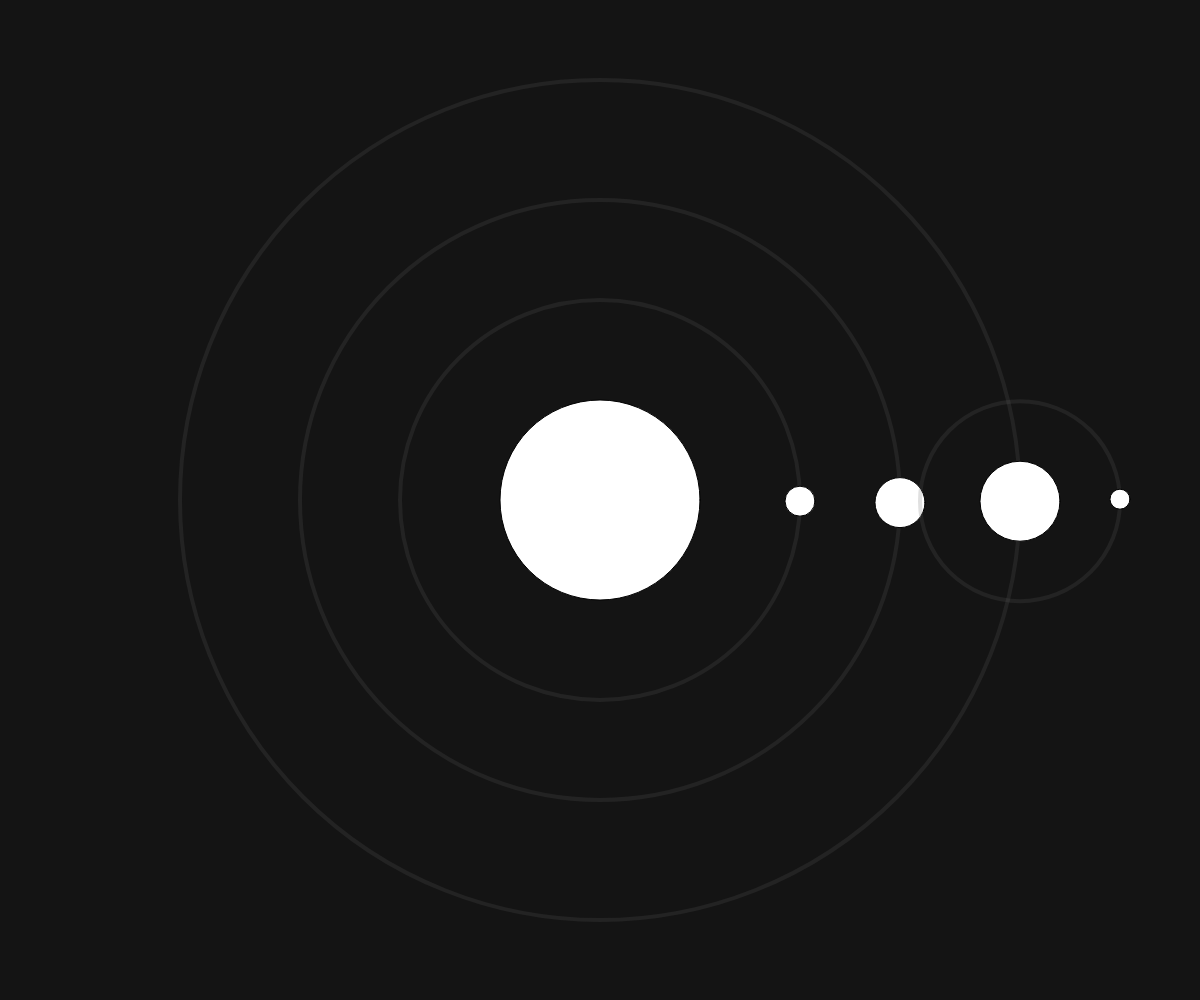
Frame 1 (no input)
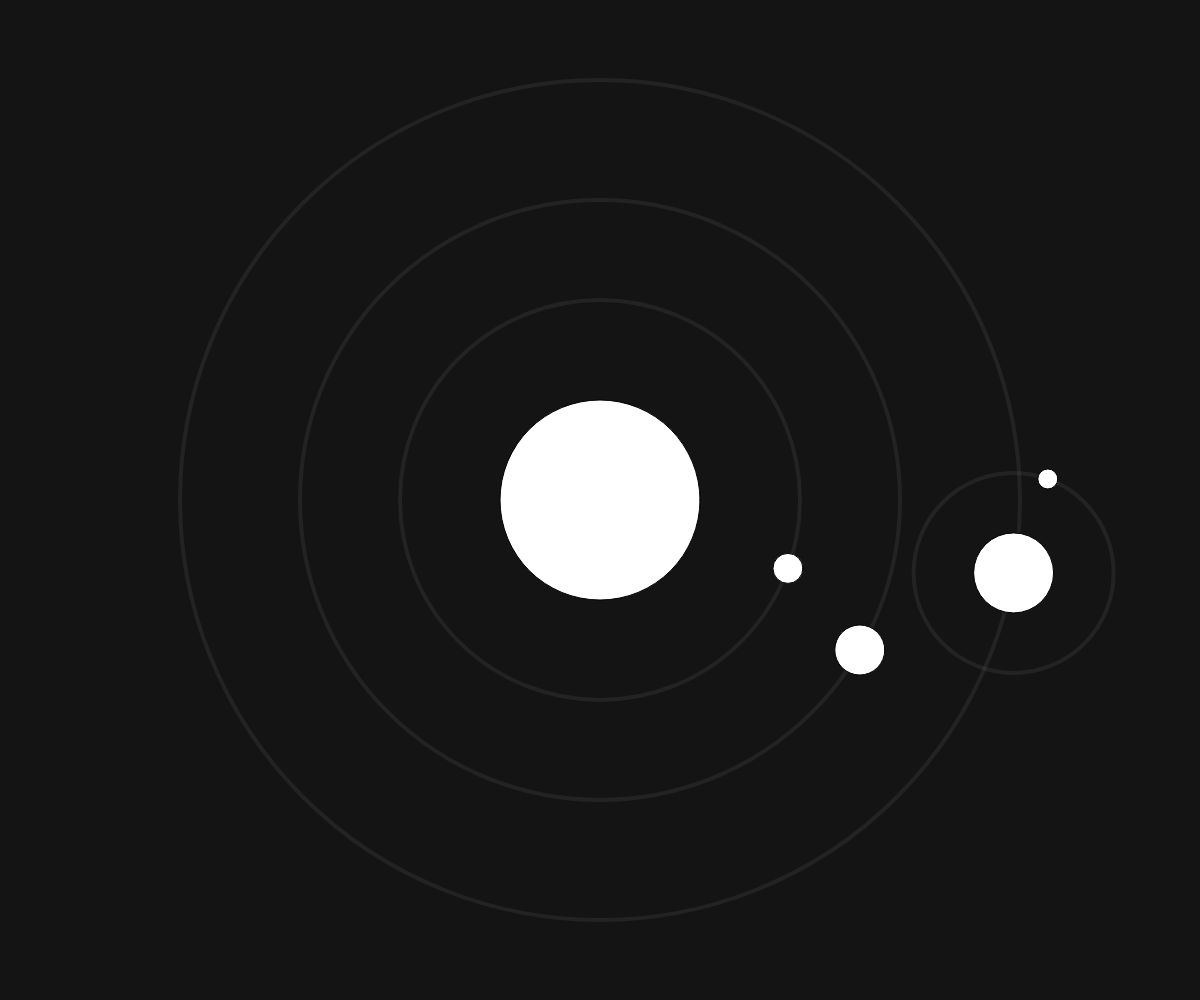
Frame 60 (no input)
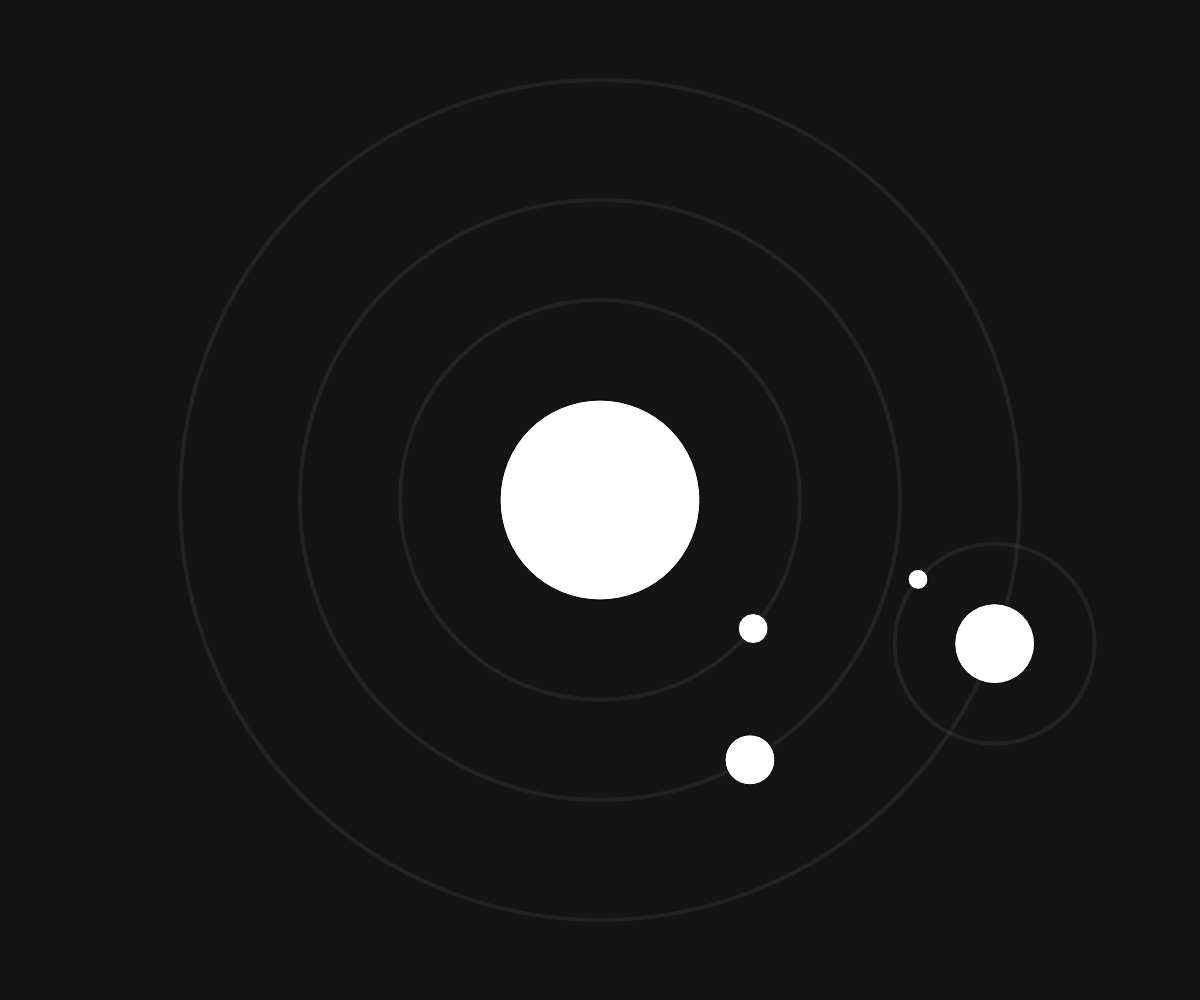
Frame 120 (the mouse pressed at the canvas centre since frame 60)

The p5.js sketch that drew these frames (run headless with seeded random() and noise() and a simulated clock; from frame 60 on, the mouse is pressed at the canvas centre):

// p5.js sketch
// ── sketch.js
var time = 0;
const timeScale = 0.1;
var planets = [];

function setup() {
  createCanvas(windowWidth, windowHeight);
  angleMode(DEGREES);

  Sun = new Planet(null, 200, 0, 0);
  Planet1 = new Planet(Sun, 50, 300, 0.3);
  Planet2 = new Planet(Sun, 30, 200, 0.2);
  Planet3 = new Planet(Sun, 80, 420, 0.1);
  Moon1 = new Planet(Planet3, 20, 100, -0.7);
  
  planets.push(Sun);
  planets.push(Planet1);
  planets.push(Planet2);
  planets.push(Planet3);
  planets.push(Moon1);
 
}

function draw() {
  background(20);
  time = millis()*timeScale;
  
  for(var i=0; i<planets.length; i++) {
    planets[i].orbit();
  }
 
}

class Planet {
  constructor(Parent, radius, dist, speed) {
    this.Parent = Parent;
    this.x = windowWidth/2;
    this.y = windowHeight/2;
    this.radius = radius;
    this.dist = dist;
    this.speed = speed;
  }

  orbit() {
    if(this.Parent != null) {
      this.move();
      this.drawOrbit();
    }
    this.drawPlanet();
  }

  drawPlanet() {
    circle(this.x, this.y, this.radius);
  }

  drawOrbit() {
    push();
    noFill();
    stroke(100, 100, 100, 50);
    strokeWeight(4);
    ellipse(this.Parent.x, this.Parent.y, this.dist*2, this.dist*2);
    pop();
  }

  move() {
    this.x = this.Parent.x + cos(time*this.speed)*this.dist;
    this.y = this.Parent.y + sin(time*this.speed)*this.dist;
  }
}
